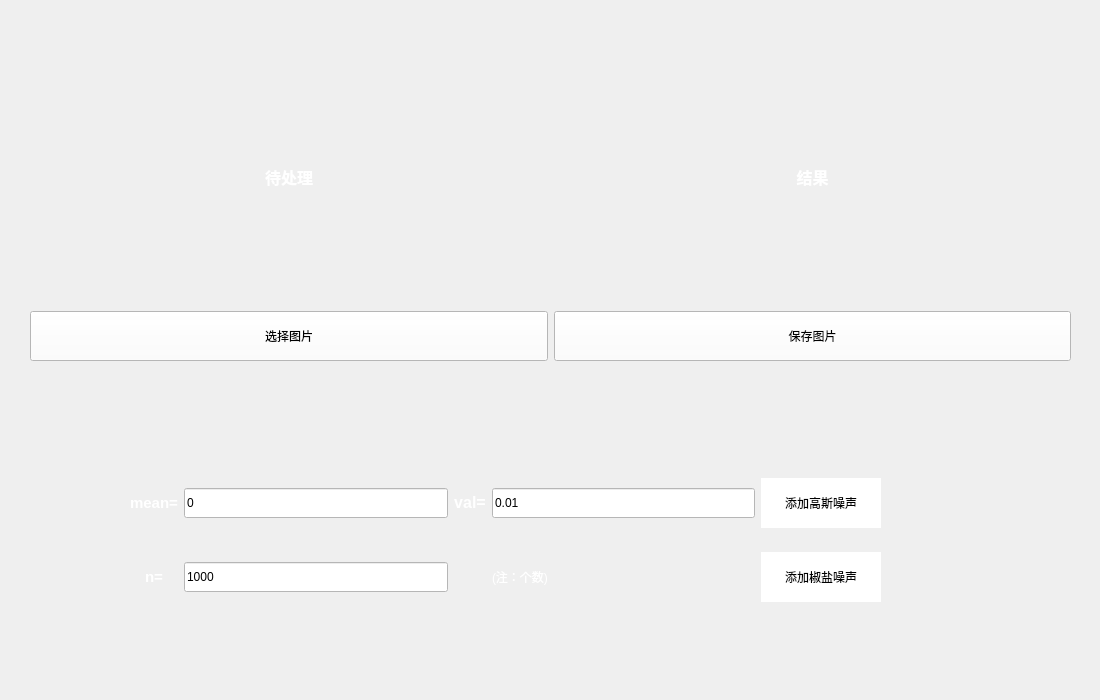
<?xml version="1.0" encoding="UTF-8"?>
<ui version="4.0">
 <class>Formwin4</class>
 <widget class="QWidget" name="Formwin4">
  <property name="geometry">
   <rect>
    <x>0</x>
    <y>0</y>
    <width>1100</width>
    <height>700</height>
   </rect>
  </property>
  <property name="minimumSize">
   <size>
    <width>1100</width>
    <height>700</height>
   </size>
  </property>
  <property name="maximumSize">
   <size>
    <width>1100</width>
    <height>700</height>
   </size>
  </property>
  <property name="windowTitle">
   <string>Form</string>
  </property>
  <widget class="QWidget" name="layoutWidget">
   <property name="geometry">
    <rect>
     <x>130</x>
     <y>460</y>
     <width>751</width>
     <height>161</height>
    </rect>
   </property>
   <layout class="QGridLayout" name="gridLayout">
    <item row="0" column="2">
     <widget class="QLabel" name="label_4">
      <property name="text">
       <string>&lt;html&gt;&lt;head/&gt;&lt;body&gt;&lt;p align=&quot;center&quot;&gt;&lt;span style=&quot; font-size:12pt; font-weight:600; color:#ffffff;&quot;&gt;val=&lt;/span&gt;&lt;/p&gt;&lt;/body&gt;&lt;/html&gt;</string>
      </property>
     </widget>
    </item>
    <item row="0" column="3">
     <widget class="QLineEdit" name="lineEdit_val_value">
      <property name="minimumSize">
       <size>
        <width>150</width>
        <height>30</height>
       </size>
      </property>
      <property name="styleSheet">
       <string notr="true">background-color: rgb(255, 255, 255);</string>
      </property>
      <property name="text">
       <string>0.01</string>
      </property>
     </widget>
    </item>
    <item row="0" column="0">
     <widget class="QLabel" name="label_3">
      <property name="text">
       <string>&lt;html&gt;&lt;head/&gt;&lt;body&gt;&lt;p align=&quot;center&quot;&gt;&lt;span style=&quot; font-size:11pt; font-weight:600; color:#ffffff;&quot;&gt;mean=&lt;/span&gt;&lt;/p&gt;&lt;/body&gt;&lt;/html&gt;</string>
      </property>
     </widget>
    </item>
    <item row="0" column="4">
     <widget class="QPushButton" name="pushButton_gmma">
      <property name="minimumSize">
       <size>
        <width>120</width>
        <height>50</height>
       </size>
      </property>
      <property name="styleSheet">
       <string notr="true">background-color: rgb(255, 255, 255);
border-radius:30px</string>
      </property>
      <property name="text">
       <string>添加高斯噪声</string>
      </property>
     </widget>
    </item>
    <item row="2" column="0">
     <widget class="QLabel" name="label">
      <property name="text">
       <string>&lt;html&gt;&lt;head/&gt;&lt;body&gt;&lt;p align=&quot;center&quot;&gt;&lt;span style=&quot; font-size:11pt; font-weight:600; color:#ffffff;&quot;&gt;n=&lt;/span&gt;&lt;/p&gt;&lt;/body&gt;&lt;/html&gt;</string>
      </property>
     </widget>
    </item>
    <item row="2" column="3">
     <widget class="QLabel" name="label_2">
      <property name="text">
       <string>&lt;html&gt;&lt;head/&gt;&lt;body&gt;&lt;p&gt;&lt;span style=&quot; color:#ffffff;&quot;&gt;(注：个数)&lt;/span&gt;&lt;/p&gt;&lt;/body&gt;&lt;/html&gt;</string>
      </property>
     </widget>
    </item>
    <item row="0" column="1">
     <widget class="QLineEdit" name="lineEdit_mean_value">
      <property name="minimumSize">
       <size>
        <width>150</width>
        <height>30</height>
       </size>
      </property>
      <property name="styleSheet">
       <string notr="true">background-color: rgb(255, 255, 255);</string>
      </property>
      <property name="text">
       <string>0</string>
      </property>
     </widget>
    </item>
    <item row="2" column="1">
     <widget class="QLineEdit" name="lineEdit_n_value">
      <property name="minimumSize">
       <size>
        <width>150</width>
        <height>30</height>
       </size>
      </property>
      <property name="styleSheet">
       <string notr="true">background-color: rgb(255, 255, 255);</string>
      </property>
      <property name="text">
       <string>1000</string>
      </property>
     </widget>
    </item>
    <item row="2" column="4">
     <widget class="QPushButton" name="pushButton_zhifangtu">
      <property name="minimumSize">
       <size>
        <width>120</width>
        <height>50</height>
       </size>
      </property>
      <property name="styleSheet">
       <string notr="true">border-radius:30px;
background-color: rgb(255, 255, 255);</string>
      </property>
      <property name="text">
       <string>添加椒盐噪声</string>
      </property>
     </widget>
    </item>
   </layout>
  </widget>
  <widget class="QWidget" name="layoutWidget">
   <property name="geometry">
    <rect>
     <x>30</x>
     <y>50</y>
     <width>1041</width>
     <height>311</height>
    </rect>
   </property>
   <property name="minimumSize">
    <size>
     <width>500</width>
     <height>0</height>
    </size>
   </property>
   <layout class="QGridLayout" name="gridLayout_2">
    <item row="0" column="0" colspan="2">
     <layout class="QHBoxLayout" name="horizontalLayout">
      <item>
       <widget class="QLabel" name="label_daichuli">
        <property name="minimumSize">
         <size>
          <width>500</width>
          <height>0</height>
         </size>
        </property>
        <property name="styleSheet">
         <string notr="true"/>
        </property>
        <property name="text">
         <string>&lt;html&gt;&lt;head/&gt;&lt;body&gt;&lt;p align=&quot;center&quot;&gt;&lt;span style=&quot; font-size:12pt; font-weight:600; color:#ffffff;&quot;&gt;待处理&lt;/span&gt;&lt;/p&gt;&lt;/body&gt;&lt;/html&gt;</string>
        </property>
       </widget>
      </item>
      <item>
       <widget class="QLabel" name="label_jieguo">
        <property name="minimumSize">
         <size>
          <width>500</width>
          <height>0</height>
         </size>
        </property>
        <property name="styleSheet">
         <string notr="true"/>
        </property>
        <property name="text">
         <string>&lt;html&gt;&lt;head/&gt;&lt;body&gt;&lt;p align=&quot;center&quot;&gt;&lt;span style=&quot; font-size:12pt; font-weight:600; color:#ffffff;&quot;&gt;结果&lt;/span&gt;&lt;/p&gt;&lt;/body&gt;&lt;/html&gt;</string>
        </property>
       </widget>
      </item>
     </layout>
    </item>
    <item row="1" column="0">
     <widget class="QPushButton" name="pushButton_load">
      <property name="minimumSize">
       <size>
        <width>500</width>
        <height>50</height>
       </size>
      </property>
      <property name="styleSheet">
       <string notr="true">background-color: rgb(255, 255, 255);</string>
      </property>
      <property name="text">
       <string>选择图片</string>
      </property>
     </widget>
    </item>
    <item row="1" column="1">
     <widget class="QPushButton" name="pushButton_save">
      <property name="minimumSize">
       <size>
        <width>500</width>
        <height>50</height>
       </size>
      </property>
      <property name="styleSheet">
       <string notr="true">background-color: rgb(255, 255, 255);</string>
      </property>
      <property name="text">
       <string>保存图片</string>
      </property>
     </widget>
    </item>
   </layout>
  </widget>
 </widget>
 <resources/>
 <connections/>
</ui>
